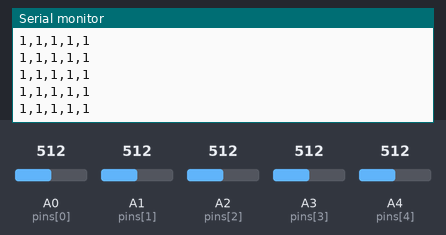
Recording of a sketch running on a simulated Arduino Uno, built with avr-gcc and run on an emulated ATmega328P. Parts: the last lines printed to the serial monitor. Inputs (shaded band) come from the test bench; at power-on: A0 (pins[0]) = 512, A1 (pins[1]) = 512, A2 (pins[2]) = 512, A3 (pins[3]) = 512, A4 (pins[4]) = 512.

Above: at 1.2 s.
1.3 s: A0 (pins[0]) set to 306
At 1.8 s:
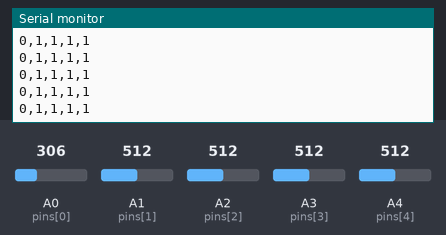
4.3 s: A1 (pins[1]) set to 306
At 5.1 s:
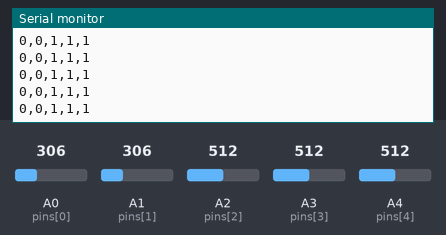
5.8 s: A2 (pins[2]) set to 306
At 6.8 s:
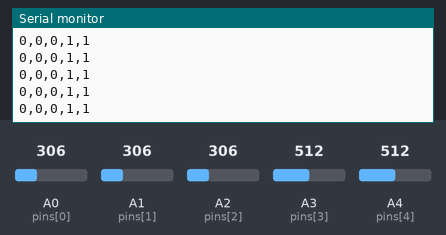
7.3 s: A3 (pins[3]) set to 306
At 7.8 s:
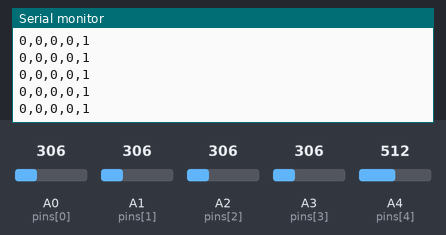
8.8 s: A4 (pins[4]) set to 306
At 9.4 s:
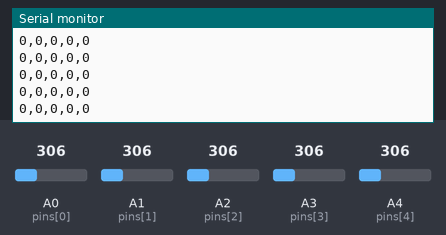
10.3 s: A0 (pins[0]) set to 716
At 11.3 s:
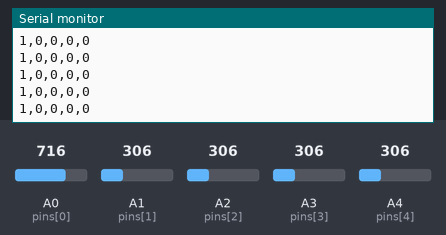

The sketch:

FOrVS.ino
```cpp
const int NUM_SENSORS = 5;
const int pins[NUM_SENSORS] = {A0, A1, A2, A3, A4};

// smoothing
const int N = 8;
static long acc[NUM_SENSORS];
static int  buf[NUM_SENSORS][N];
static int  idx = 0;

// hysteresis
const int TH_LOW  = 380;
const int TH_HIGH = 420;
static int state[NUM_SENSORS]; // 0=covers, 1=not-covers

void setup() {
  Serial.begin(9600);  // <— match this in p5
  analogReference(DEFAULT);

  // init buffers/state
  for (int i = 0; i < NUM_SENSORS; i++) {
    int v = analogRead(pins[i]);
    for (int k = 0; k < N; k++) buf[i][k] = v;
    acc[i] = (long)v * N;
    state[i] = (v >= TH_HIGH) ? 1 : 0;
  }
}

void loop() {
  for (int i = 0; i < NUM_SENSORS; i++) {
    int raw = analogRead(pins[i]);
    acc[i] -= buf[i][idx];
    buf[i][idx] = raw;
    acc[i] += raw;
  }
  idx = (idx + 1) % N;

  for (int i = 0; i < NUM_SENSORS; i++) {
    int avg = acc[i] / N;
    if (state[i] == 0 && avg >= TH_HIGH) state[i] = 1;
    else if (state[i] == 1 && avg <= TH_LOW) state[i] = 0;
  }

  // CSV line: S0,S1,S2,S3,S4\n
  Serial.print(state[0]); Serial.print(',');
  Serial.print(state[1]); Serial.print(',');
  Serial.print(state[2]); Serial.print(',');
  Serial.print(state[3]); Serial.print(',');
  Serial.println(state[4]);

  delay(30); // ~33 Hz
}
```

Measured:
- after the input at 1.3 s, the serial monitor: prints a new line after 0.17 s (image 1)
- after the input at 4.3 s, the serial monitor: prints a new line after 0.19 s (image 2)
- after the input at 5.8 s, the serial monitor: prints a new line after 0.18 s (image 3)
- after the input at 7.3 s, the serial monitor: prints a new line after 0.18 s (image 4)
- after the input at 8.8 s, the serial monitor: prints a new line after 0.17 s (image 5)
- after the input at 10.3 s, the serial monitor: prints a new line after 0.07 s (image 6)
